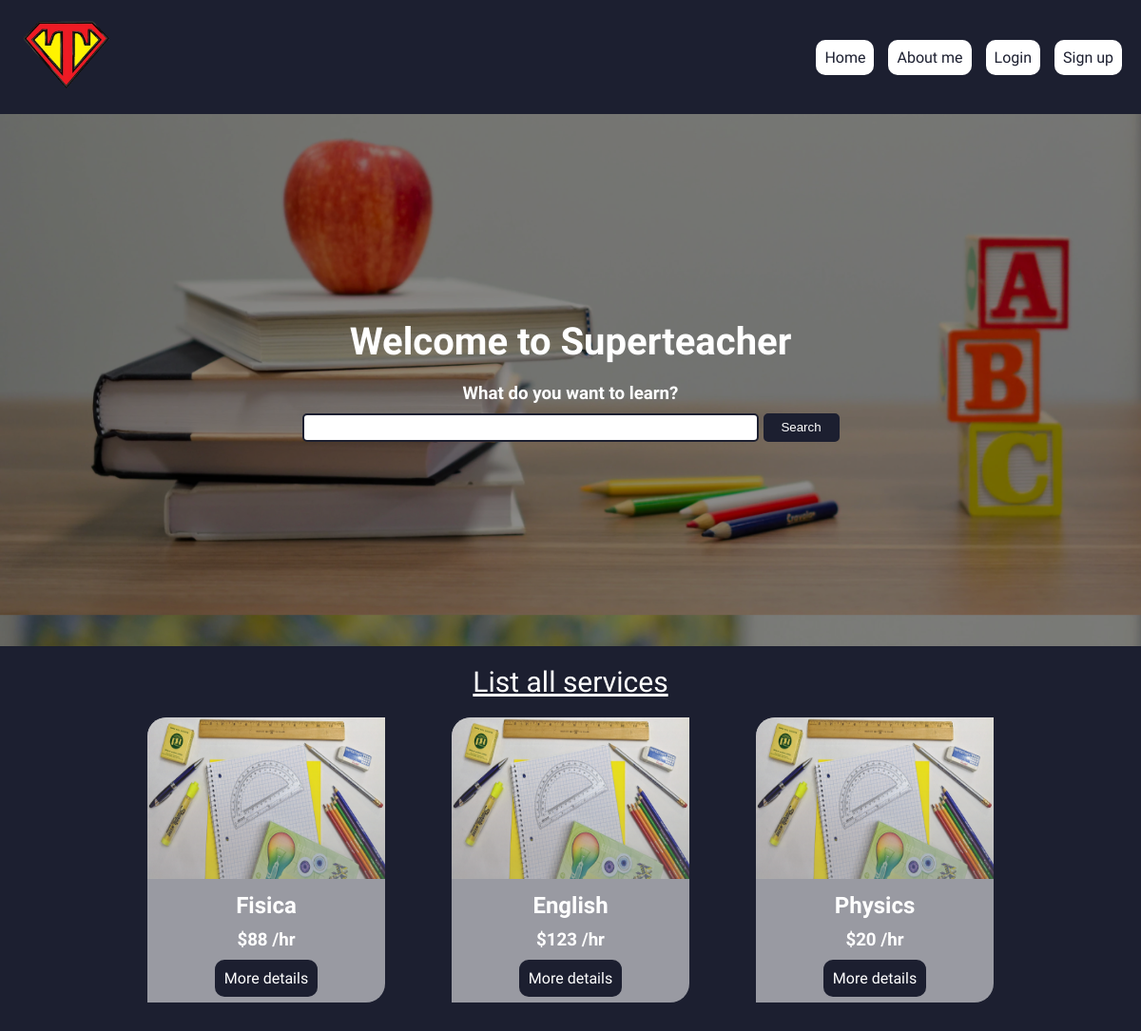
The page / on the database its author committed.
### super_teacher/models.py (models this page shows, shortened)
class Service(models.Model):
    subject = models.CharField(max_length=64)
    description = models.CharField(max_length=256)
    price = models.IntegerField()
    creator = models.ForeignKey(User, on_delete=models.CASCADE, null=True)

### super_teacher/views.py (the view)
# urls.py: path("", dashboard, name="dashboard"),
def dashboard(request):
    context = {
        'services' : Service.objects.all()
    }
    http_response = render(
        request = request,
        template_name = "super_teacher/dashboard.html",
        context = context
    )
    return http_response

### super_teacher/templates/super_teacher/dashboard.html (shortened to what this page needs)
{% extends "base.html" %}
{% load static %}
{% block main %}
    <main class="main-dashboard">
        <section class="banner-dashboard">
            {% if user.is_authenticated %}
                <h1>Welcome to Superteacher, {{ user.first_name }}</h1>
            {% else %}
                <h1>Welcome to Superteacher</h1>
            {% endif %}
            <h3>What do you want to learn?</h3>
            <form action="{% url 'search_service'%}" method="post">
                <input type="text" name="search">
                <input class="submit" type="submit" value="Search">
            </form>
        </section>
        <section class="services">
            <a class="list-services" href="{% url 'dashboard' %}">List all services</a>
            {% if services%}
                <div class="services-list">
                    {% for service in services%}
                            <div class="card">
                                <img class="card-img" src="{% static 'assets/cards.webp' %}" alt="classes">
                                <div class="card-text">
                                    <h2>{{service.subject}}</h2>
                                    <h3>${{service.price}} /hr</h3>
                                    <a class="services-link" href="{% url 'service_detail' service.id %}">More details</a>
                                </div>
                            </div>
                    {% endfor %}
                    {% else %}
                        <div>
                            <h2>No results</h2>
                        </div>
                    {% endif %}
                </div>
        </section>
    </main>
{% endblock main %}

### static/css/styles.css (style rules this page uses)
* { margin: 0; padding: 0; box-sizing: border-box; }
.main-dashboard .banner-dashboard { background: linear-gradient(to right, #00000073, #00000073), url(./../assets/banner-dash.webp); background-size: cover; height: 70vh; background-position-y: -320px; display: flex; flex-direction: column; align-items: center; justify-content: center; }
.main-dashboard h1 { color: #ffffff; font-family: 'Open Sans', sans-serif; padding-bottom: 20px; }
.main-dashboard h1 { font-size: 40px; }
.main-dashboard form { display: flex; justify-content: center; align-items: center; padding-top: 10px; column-gap: 5px; }
.main-dashboard form input { width: 40vw; height: 30px; border-radius: 5px; outline: none; border: 2px solid #1C1F30; }
.main-dashboard form .submit { width: 80px; background-color: #1C1F30; color: #ffffff; }
.main-dashboard .services { background-color: #1C1F30; padding-bottom: 30px; min-height: 200px; display: flex; flex-direction: column; justify-content: flex-start; align-items: center; }
.main-dashboard .services .list-services { color: #ffffff; font-family: 'Open Sans', sans-serif; font-size: 30px; padding: 20px; }
.main-dashboard .services .services-list { display: flex; flex-wrap: wrap; justify-content: space-around; align-items: center; width: 80vw; row-gap: 20px; }
.card { width: 250px; height: 300px; background-color: #ffffff8c; border-radius: 20px 0 20px 0; overflow: hidden; }
.card .card-img { height: 170px; width: 100%; mask-image: linear-gradient(rgba(255, 255, 255, 0.923), rgba(255, 255, 255, 0.604)); -webkit-mask-image: linear-gradient(rgba(255, 255, 255, 0.923), rgba(255, 255, 255, 0.604)); }
.card .card-text { height: 130px; display: flex; flex-direction: column; justify-content: space-between; align-items: center; text-align: center; color: #ffffff; font-family: 'Open Sans', sans-serif; padding: 10px 10px; }
.main-dashboard h3, .main-dashboard h2 { color: #ffffff; font-family: 'Open Sans', sans-serif; }
.services-link { text-decoration: none; color: #ffffff; background-color: #1C1F30; padding: 10px; border-radius: 10px; font-size: 16px; font-weight: 500; font-family: 'Open Sans', sans-serif; }

### rows shown on the page
Service: subject "Fisica", price "88"
Service: subject "English", price "123"
Service: subject "Physics", price "20"
